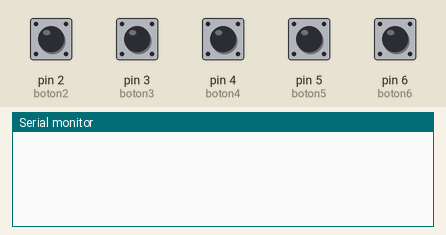
A sketch run on a simulated Arduino Uno, built with avr-gcc and run on an emulated ATmega328P. Parts: the last lines printed to the serial monitor. The inputs (shaded band) are chosen by the test bench; at power-on: pin 2 (boton2), pin 3 (boton3), pin 4 (boton4), pin 5 (boton5), pin 6 (boton6) LOW.

Above: at 1.2 s.
1.3 s: pin 2 (boton2) pulled HIGH for 0.15 s
At 2.6 s:
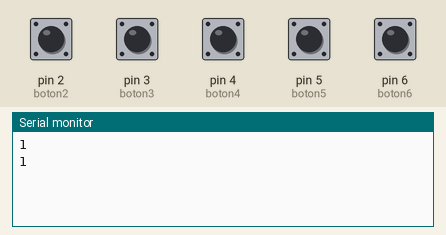
2.9 s: pin 3 (boton3) pulled HIGH for 0.15 s
At 4.0 s:
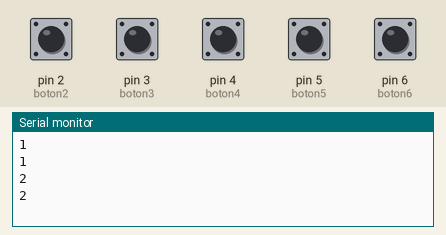
4.5 s: pin 4 (boton4) pulled HIGH for 0.15 s
At 5.3 s:
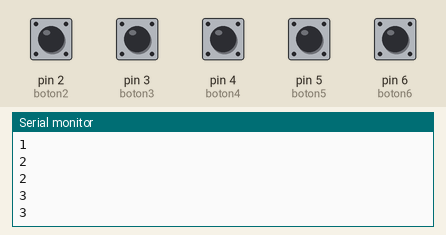
6.1 s: pin 5 (boton5) pulled HIGH for 0.15 s
At 7.4 s:
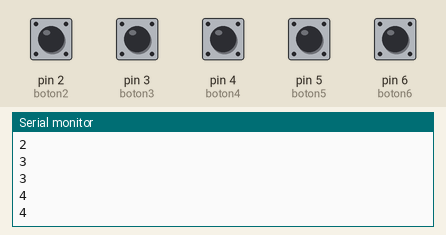
7.7 s: pin 6 (boton6) pulled HIGH for 0.15 s
At 9.0 s:
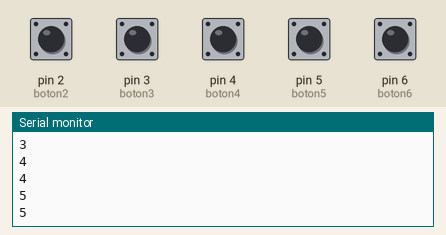
Timing chart, 0 to 10.3 s (numbered marks = the images above; inputs shaded):
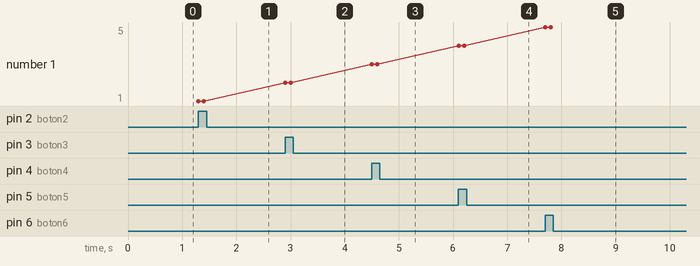

Measured:
- after the input at 1.3 s, the serial monitor: prints a new line at once (image 1)
- after the input at 2.9 s, the serial monitor: prints a new line at once (image 2)
- after the input at 4.5 s, the serial monitor: prints a new line at once (image 3)
- after the input at 6.1 s, the serial monitor: prints a new line at once (image 4)
- after the input at 7.7 s, the serial monitor: prints a new line at once (image 5)
- plotted number 1: 1 → 2 after the input at 2.9 s, 2 → 3 after the input at 4.5 s, 3 → 4 after the input at 6.1 s, 4 → 5 after the input at 7.7 s

The sketch:

TheUnnamedCircuit.ino
```cpp
// (licence header left out)
int boton2 = 2;
int boton3 = 3;
int boton4 = 4;
int boton5 = 5;
int boton6 = 6;
void setup() {
  Serial.begin(9600);
  pinMode(boton2, INPUT);
  pinMode(boton3, INPUT);
  pinMode(boton4, INPUT);
  pinMode(boton5, INPUT);
  pinMode(boton6, INPUT);
}

void loop() {
  int buttonState2 = digitalRead(boton2);
  int buttonState3 = digitalRead(boton3);
  int buttonState4 = digitalRead(boton4);
  int buttonState5 = digitalRead(boton5);
  int buttonState6 = digitalRead(boton6);
  if (buttonState2 == 1){ Serial.println(1); }
  if (buttonState3 == 1){ Serial.println(2); }
  if (buttonState4 == 1){ Serial.println(3); }
  if (buttonState5 == 1){ Serial.println(4); }
  if (buttonState6 == 1){ Serial.println(5); }
  delay(100);
}
```
